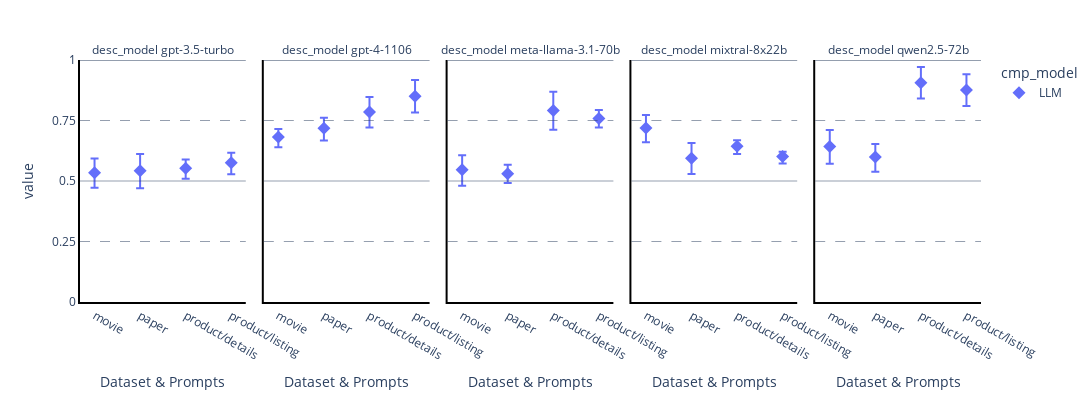

The notebook cell saved with this chart:
### Code cell
df = df2.copy()
df["cmp_model"] = df.cmp_model.apply(lambda x: "Humans" if x == "Humans" else "LLM")
def f1(x):
    return (x["value"] * x["size"]).sum() / x["size"].sum()
g = df.groupby(["desc_model", "cmp_model", "title"])
df = pd.DataFrame({"value": g.apply(f1, include_groups=False), "size": g["size"].sum()}).reset_index()
df[["ci0", "ci1"]] = df2.apply(lambda x: compute_ci(x["value"], x["size"]), axis=1, result_type='expand')
df["offset"] = df.cmp_model.apply(lambda x: -0.1 if x == "Humans" else 0)
df.sort_values("cmp_model")
etype_order = {etype: i for i, etype in sorted(enumerate(df["title"].unique()))}
df["title_numeric"] = df["title"].map(etype_order)
df["xindex"] = df["title_numeric"] + df["offset"]
syms = ["circle", "square", "diamond", "x", "triangle-left", "triangle-up", "triangle-down", "star", "pentagon"]
symbol_map = { name: s for name, s in zip(OFFSET_NAMES, syms) }
fig = px.scatter(df, y="value", x="xindex", error_y="ci1", error_y_minus="ci0", symbol="cmp_model", color="cmp_model", facet_col="desc_model", width=1400, height=400, labels={"xindex": "Dataset & Prompts", "gen_name": "Generator"}, symbol_map=symbol_map)
data = list(fig.data)
data.sort(key=lambda x: x.name)
fig.data = tuple(data)
fig.data
fig.update_traces(marker=dict(size=10))
fig.update_yaxes(range=[0, 1], dtick = 0.25)
fig.update_layout(
    plot_bgcolor="rgba(0, 0, 0, 0)",
)

fig.update_xaxes(
    tickvals=list(etype_order.values()),
    ticktext=list(etype_order.keys()))
fig.add_hline(0.5, line_width=0.5)
fig.add_hline(1, line_width=1)
fig.add_hline(0.25, line_width=0.5, line_dash="10px 10px")
fig.add_hline(0.75, line_width=0.5, line_dash="10px 10px")

fig.update_xaxes(showline=True, linewidth=2, linecolor='black', mirror=False)
fig.update_yaxes(showline=True, linewidth=2, linecolor='black', mirror=False)
fig.for_each_annotation(lambda a: a.update(text=a.text.replace("=", " ")))
#fig.update_layout(legend={"xanchor": "center", "x": 0.5, "y": 1.0})

### Figure 1 — Plotly figure (JSON) as saved in the notebook; plotly's stock layout.template omitted (floating-point values rounded to 4 significant figures)
{"data": [{"error_y": {"array": [0.05894, 0.0696, 0.03661, 0.04149], "arrayminus": [0.0628, 0.0727, 0.04357, 0.04784]}, "hovertemplate": "cmp_model=LLM<br>desc_model=gpt-3.5-turbo<br>Dataset & Prompts=%{x}<br>value=%{y}<extra></extra>", "legendgroup": "LLM", "marker": {"color": "#636efa", "size": 10, "symbol": "diamond"}, "mode": "markers", "name": "LLM", "orientation": "v", "showlegend": true, "type": "scatter", "x": [0, 1, 2, 3], "xaxis": "x", "y": [0.5345, 0.5423, 0.5524, 0.5757], "yaxis": "y"}, {"error_y": {"array": [0.03299, 0.04301, 0.06196, 0.06691], "arrayminus": [0.04195, 0.05113, 0.06445, 0.06738]}, "hovertemplate": "cmp_model=LLM<br>desc_model=gpt-4-1106<br>Dataset & Prompts=%{x}<br>value=%{y}<extra></extra>", "legendgroup": "LLM", "marker": {"color": "#636efa", "size": 10, "symbol": "diamond"}, "mode": "markers", "name": "LLM", "orientation": "v", "showlegend": false, "type": "scatter", "x": [0, 1, 2, 3], "xaxis": "x2", "y": [0.6816, 0.7183, 0.785, 0.8505], "yaxis": "y2"}, {"error_y": {"array": [0.06046, 0.0379, 0.0776, 0.03571], "arrayminus": [0.06609, 0.03802, 0.07924, 0.03688]}, "hovertemplate": "cmp_model=LLM<br>desc_model=meta-llama-3.1-70b<br>Dataset & Prompts=%{x}<br>value=%{y}<extra></extra>", "legendgroup": "LLM", "marker": {"color": "#636efa", "size": 10, "symbol": "diamond"}, "mode": "markers", "name": "LLM", "orientation": "v", "showlegend": false, "type": "scatter", "x": [0, 1, 2, 3], "xaxis": "x3", "y": [0.546, 0.5295, 0.7909, 0.758], "yaxis": "y3"}, {"error_y": {"array": [0.05406, 0.06278, 0.02466, 0.02046], "arrayminus": [0.05852, 0.06489, 0.03237, 0.02838]}, "hovertemplate": "cmp_model=LLM<br>desc_model=mixtral-8x22b<br>Dataset & Prompts=%{x}<br>value=%{y}<extra></extra>", "legendgroup": "LLM", "marker": {"color": "#636efa", "size": 10, "symbol": "diamond"}, "mode": "markers", "name": "LLM", "orientation": "v", "showlegend": false, "type": "scatter", "x": [0, 1, 2, 3], "xaxis": "x4", "y": [0.719, 0.5941, 0.6436, 0.6009], "yaxis": "y4"}, {"error_y": {"array": [0.06725, 0.05417, 0.06499, 0.0651], "arrayminus": [0.07203, 0.06045, 0.06593, 0.06596]}, "hovertemplate": "cmp_model=LLM<br>desc_model=qwen2.5-72b<br>Dataset & Prompts=%{x}<br>value=%{y}<extra></extra>", "legendgroup": "LLM", "marker": {"color": "#636efa", "size": 10, "symbol": "diamond"}, "mode": "markers", "name": "LLM", "orientation": "v", "showlegend": false, "type": "scatter", "x": [0, 1, 2, 3], "xaxis": "x5", "y": [0.643, 0.5989, 0.9064, 0.8756], "yaxis": "y5"}], "layout": {"annotations": [{"showarrow": false, "text": "desc_model gpt-3.5-turbo", "x": 0.092, "xanchor": "center", "xref": "paper", "y": 1, "yanchor": "bottom", "yref": "paper"}, {"showarrow": false, "text": "desc_model gpt-4-1106", "x": 0.296, "xanchor": "center", "xref": "paper", "y": 1, "yanchor": "bottom", "yref": "paper"}, {"showarrow": false, "text": "desc_model meta-llama-3.1-70b", "x": 0.5, "xanchor": "center", "xref": "paper", "y": 1, "yanchor": "bottom", "yref": "paper"}, {"showarrow": false, "text": "desc_model mixtral-8x22b", "x": 0.704, "xanchor": "center", "xref": "paper", "y": 1, "yanchor": "bottom", "yref": "paper"}, {"showarrow": false, "text": "desc_model qwen2.5-72b", "x": 0.908, "xanchor": "center", "xref": "paper", "y": 1, "yanchor": "bottom", "yref": "paper"}], "height": 400, "legend": {"title": {"text": "cmp_model"}, "tracegroupgap": 0}, "margin": {"t": 60}, "plot_bgcolor": "rgba(0, 0, 0, 0)", "shapes": [{"line": {"width": 0.5}, "type": "line", "x0": 0, "x1": 1, "xref": "x domain", "y0": 0.5, "y1": 0.5, "yref": "y"}, {"line": {"width": 0.5}, "type": "line", "x0": 0, "x1": 1, "xref": "x2 domain", "y0": 0.5, "y1": 0.5, "yref": "y2"}, {"line": {"width": 0.5}, "type": "line", "x0": 0, "x1": 1, "xref": "x3 domain", "y0": 0.5, "y1": 0.5, "yref": "y3"}, {"line": {"width": 0.5}, "type": "line", "x0": 0, "x1": 1, "xref": "x4 domain", "y0": 0.5, "y1": 0.5, "yref": "y4"}, {"line": {"width": 0.5}, "type": "line", "x0": 0, "x1": 1, "xref": "x5 domain", "y0": 0.5, "y1": 0.5, "yref": "y5"}, {"line": {"width": 1}, "type": "line", "x0": 0, "x1": 1, "xref": "x domain", "y0": 1, "y1": 1, "yref": "y"}, {"line": {"width": 1}, "type": "line", "x0": 0, "x1": 1, "xref": "x2 domain", "y0": 1, "y1": 1, "yref": "y2"}, {"line": {"width": 1}, "type": "line", "x0": 0, "x1": 1, "xref": "x3 domain", "y0": 1, "y1": 1, "yref": "y3"}, {"line": {"width": 1}, "type": "line", "x0": 0, "x1": 1, "xref": "x4 domain", "y0": 1, "y1": 1, "yref": "y4"}, {"line": {"width": 1}, "type": "line", "x0": 0, "x1": 1, "xref": "x5 domain", "y0": 1, "y1": 1, "yref": "y5"}, {"line": {"dash": "10px 10px", "width": 0.5}, "type": "line", "x0": 0, "x1": 1, "xref": "x domain", "y0": 0.25, "y1": 0.25, "yref": "y"}, {"line": {"dash": "10px 10px", "width": 0.5}, "type": "line", "x0": 0, "x1": 1, "xref": "x2 domain", "y0": 0.25, "y1": 0.25, "yref": "y2"}, {"line": {"dash": "10px 10px", "width": 0.5}, "type": "line", "x0": 0, "x1": 1, "xref": "x3 domain", "y0": 0.25, "y1": 0.25, "yref": "y3"}, {"line": {"dash": "10px 10px", "width": 0.5}, "type": "line", "x0": 0, "x1": 1, "xref": "x4 domain", "y0": 0.25, "y1": 0.25, "yref": "y4"}, {"line": {"dash": "10px 10px", "width": 0.5}, "type": "line", "x0": 0, "x1": 1, "xref": "x5 domain", "y0": 0.25, "y1": 0.25, "yref": "y5"}, {"line": {"dash": "10px 10px", "width": 0.5}, "type": "line", "x0": 0, "x1": 1, "xref": "x domain", "y0": 0.75, "y1": 0.75, "yref": "y"}, {"line": {"dash": "10px 10px", "width": 0.5}, "type": "line", "x0": 0, "x1": 1, "xref": "x2 domain", "y0": 0.75, "y1": 0.75, "yref": "y2"}, {"line": {"dash": "10px 10px", "width": 0.5}, "type": "line", "x0": 0, "x1": 1, "xref": "x3 domain", "y0": 0.75, "y1": 0.75, "yref": "y3"}, {"line": {"dash": "10px 10px", "width": 0.5}, "type": "line", "x0": 0, "x1": 1, "xref": "x4 domain", "y0": 0.75, "y1": 0.75, "yref": "y4"}, {"line": {"dash": "10px 10px", "width": 0.5}, "type": "line", "x0": 0, "x1": 1, "xref": "x5 domain", "y0": 0.75, "y1": 0.75, "yref": "y5"}], "width": 1400, "xaxis": {"anchor": "y", "domain": [0, 0.184], "linecolor": "black", "linewidth": 2, "mirror": false, "showline": true, "ticktext": ["movie", "paper", "product/details", "product/listing"], "tickvals": [0, 1, 2, 3], "title": {"text": "Dataset & Prompts"}}, "xaxis2": {"anchor": "y2", "domain": [0.204, 0.388], "linecolor": "black", "linewidth": 2, "matches": "x", "mirror": false, "showline": true, "ticktext": ["movie", "paper", "product/details", "product/listing"], "tickvals": [0, 1, 2, 3], "title": {"text": "Dataset & Prompts"}}, "xaxis3": {"anchor": "y3", "domain": [0.408, 0.592], "linecolor": "black", "linewidth": 2, "matches": "x", "mirror": false, "showline": true, "ticktext": ["movie", "paper", "product/details", "product/listing"], "tickvals": [0, 1, 2, 3], "title": {"text": "Dataset & Prompts"}}, "xaxis4": {"anchor": "y4", "domain": [0.612, 0.796], "linecolor": "black", "linewidth": 2, "matches": "x", "mirror": false, "showline": true, "ticktext": ["movie", "paper", "product/details", "product/listing"], "tickvals": [0, 1, 2, 3], "title": {"text": "Dataset & Prompts"}}, "xaxis5": {"anchor": "y5", "domain": [0.816, 1], "linecolor": "black", "linewidth": 2, "matches": "x", "mirror": false, "showline": true, "ticktext": ["movie", "paper", "product/details", "product/listing"], "tickvals": [0, 1, 2, 3], "title": {"text": "Dataset & Prompts"}}, "yaxis": {"anchor": "x", "domain": [0, 1], "dtick": 0.25, "linecolor": "black", "linewidth": 2, "mirror": false, "range": [0, 1], "showline": true, "title": {"text": "value"}}, "yaxis2": {"anchor": "x2", "domain": [0, 1], "dtick": 0.25, "linecolor": "black", "linewidth": 2, "matches": "y", "mirror": false, "range": [0, 1], "showline": true, "showticklabels": false}, "yaxis3": {"anchor": "x3", "domain": [0, 1], "dtick": 0.25, "linecolor": "black", "linewidth": 2, "matches": "y", "mirror": false, "range": [0, 1], "showline": true, "showticklabels": false}, "yaxis4": {"anchor": "x4", "domain": [0, 1], "dtick": 0.25, "linecolor": "black", "linewidth": 2, "matches": "y", "mirror": false, "range": [0, 1], "showline": true, "showticklabels": false}, "yaxis5": {"anchor": "x5", "domain": [0, 1], "dtick": 0.25, "linecolor": "black", "linewidth": 2, "matches": "y", "mirror": false, "range": [0, 1], "showline": true, "showticklabels": false}}}
